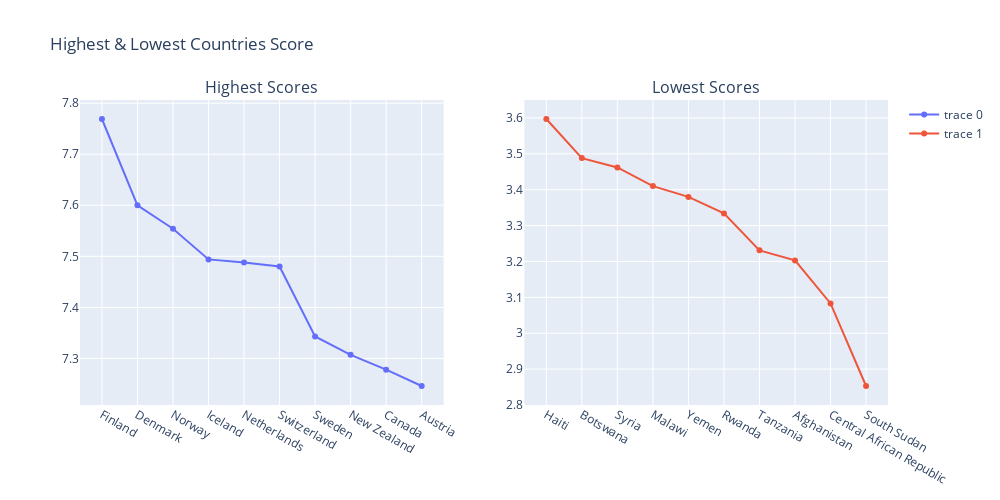

Notebook source saved alongside this figure:
### Code cell
#  visualize the highest & lowest 10 contries or regions scores

fig = make_subplots(rows=1, cols=2, subplot_titles=("Highest Scores","Lowest Scores"))

fig.add_trace(
    go.Scatter(x=highest_df["Country or region"], y=highest_df["Score"], mode='markers+lines'),
    row=1, col=1,
)

fig.add_trace(
    go.Scatter(x=lowest_df["Country or region"], y=lowest_df["Score"], mode='markers+lines'),
    row=1, col=2,
)

fig.update_layout(height=500, width=1000, title_text="Highest & Lowest Countries Score")

fig.show()

### Figure 1 — Plotly figure (JSON) as saved in the notebook; plotly's stock layout.template omitted (floating-point values rounded to 4 significant figures)
{"data": [{"mode": "markers+lines", "type": "scatter", "x": ["Finland", "Denmark", "Norway", "Iceland", "Netherlands", "Switzerland", "Sweden", "New Zealand", "Canada", "Austria"], "xaxis": "x", "y": [7.769, 7.6, 7.554, 7.494, 7.488, 7.48, 7.343, 7.307, 7.278, 7.246], "yaxis": "y"}, {"mode": "markers+lines", "type": "scatter", "x": ["Haiti", "Botswana", "Syria", "Malawi", "Yemen", "Rwanda", "Tanzania", "Afghanistan", "Central African Republic", "South Sudan"], "xaxis": "x2", "y": [3.597, 3.488, 3.462, 3.41, 3.38, 3.334, 3.231, 3.203, 3.083, 2.853], "yaxis": "y2"}], "layout": {"annotations": [{"font": {"size": 16}, "showarrow": false, "text": "Highest Scores", "x": 0.225, "xanchor": "center", "xref": "paper", "y": 1, "yanchor": "bottom", "yref": "paper"}, {"font": {"size": 16}, "showarrow": false, "text": "Lowest Scores", "x": 0.775, "xanchor": "center", "xref": "paper", "y": 1, "yanchor": "bottom", "yref": "paper"}], "height": 500, "title": {"text": "Highest & Lowest Countries Score"}, "width": 1000, "xaxis": {"anchor": "y", "domain": [0, 0.45]}, "xaxis2": {"anchor": "y2", "domain": [0.55, 1]}, "yaxis": {"anchor": "x", "domain": [0, 1]}, "yaxis2": {"anchor": "x2", "domain": [0, 1]}}}
